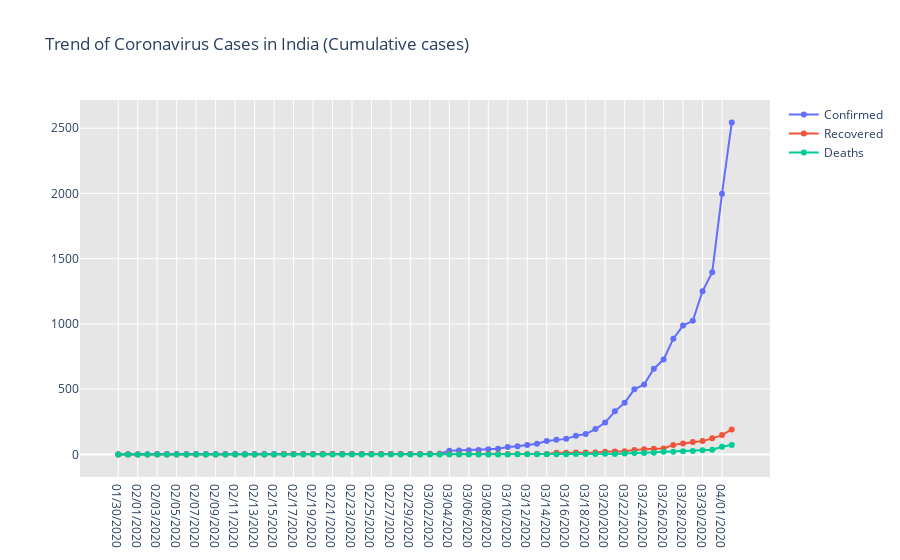

Source (notebook cell):
### Markdown cell above
# Analysing the present condition of a specific country

### Code cell
#calling the "country_stat" function the with the country name as argument
df_country = country_stat("India").reset_index()
